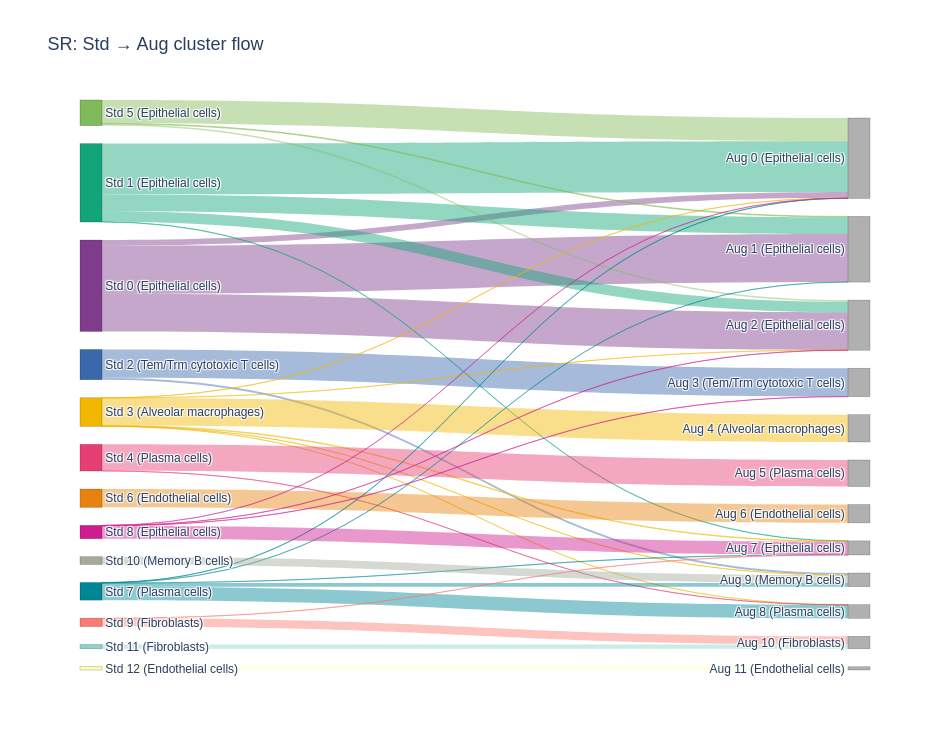
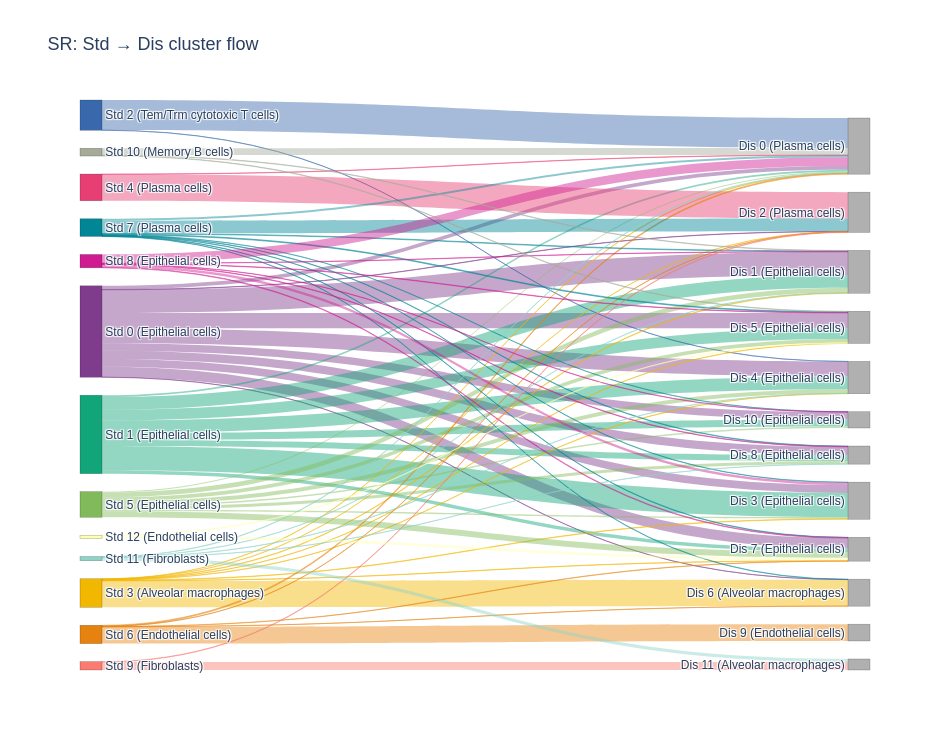

The code cell stored with these charts, in order, in its notebook:
### Markdown cell above
## Sankey diagrams

### Code cell
def dominant_celltype_per_cluster(adata, groupby='leiden'):
    return adata.obs.groupby(groupby)['celltypist_label'].agg(lambda x: x.value_counts().idxmax())

def cluster_sizes(adata, groupby='leiden'):
    return adata.obs[groupby].value_counts()

std_celltype_map = dominant_celltype_per_cluster(adatas['SR_Std']).to_dict()
aug_celltype_map = dominant_celltype_per_cluster(adatas['SR_Aug']).to_dict()
dis_celltype_map = dominant_celltype_per_cluster(adatas['SR_Dis']).to_dict()

std_sizes = cluster_sizes(adatas['SR_Std'])
aug_sizes = cluster_sizes(adatas['SR_Aug'])
dis_sizes = cluster_sizes(adatas['SR_Dis'])

print("Std cluster -> dominant CellTypist label (n cells):")
for cl, ct in std_celltype_map.items():
    print(f"  {cl}: {ct}  (n={std_sizes.get(cl, 0)})")

print("\nAug cluster -> dominant CellTypist label (n cells):")
for cl, ct in aug_celltype_map.items():
    print(f"  {cl}: {ct}  (n={aug_sizes.get(cl, 0)})")

print("\nDis cluster -> dominant CellTypist label (n cells):")
for cl, ct in dis_celltype_map.items():
    print(f"  {cl}: {ct}  (n={dis_sizes.get(cl, 0)})")


def build_sankey(labels_a, labels_b, name_a, name_b, title, celltype_map_a=None, celltype_map_b=None):
    df = pd.DataFrame({name_a: labels_a, name_b: labels_b})
    flow = df.groupby([name_a, name_b]).size().reset_index(name='count')

    a_clusters = sorted(df[name_a].unique(), key=lambda x: int(x))
    b_clusters = sorted(df[name_b].unique(), key=lambda x: int(x))

    if celltype_map_a:
        a_labels = [f"{name_a} {c} ({celltype_map_a.get(c, '?')})" for c in a_clusters]
    else:
        a_labels = [f"{name_a} {c}" for c in a_clusters]
    if celltype_map_b:
        b_labels = [f"{name_b} {c} ({celltype_map_b.get(c, '?')})" for c in b_clusters]
    else:
        b_labels = [f"{name_b} {c}" for c in b_clusters]
    all_labels = a_labels + b_labels

    a_idx = {c: i for i, c in enumerate(a_clusters)}
    b_idx = {c: i + len(a_clusters) for i, c in enumerate(b_clusters)}

    palette = px.colors.qualitative.Bold + px.colors.qualitative.Set3 + px.colors.qualitative.Pastel
    node_colors = [palette[i % len(palette)] for i in range(len(a_clusters))] + ['#B0B0B0'] * len(b_clusters)

    def hex_to_rgba(hex_color, alpha=0.45):
        h = hex_color.lstrip('#')
        if len(h) == 6:
            r, g, b = int(h[0:2], 16), int(h[2:4], 16), int(h[4:6], 16)
        else:
            nums = hex_color.strip('rgb()').split(',')
            r, g, b = [int(float(n)) for n in nums[:3]]
        return f'rgba({r},{g},{b},{alpha})'

    sources, targets, values, link_colors = [], [], [], []
    for _, row in flow.iterrows():
        src = a_idx[row[name_a]]
        sources.append(src)
        targets.append(b_idx[row[name_b]])
        values.append(row['count'])
        link_colors.append(hex_to_rgba(node_colors[src]))

    fig = go.Figure(data=[go.Sankey(
        arrangement='snap',
        node=dict(pad=18, thickness=22, line=dict(color="rgba(0,0,0,0.3)", width=0.6),
                  label=all_labels, color=node_colors),
        link=dict(source=sources, target=targets, value=values, color=link_colors),
    )])
    fig.update_layout(title=dict(text=title, font=dict(size=18)), font=dict(size=12, family="Arial"),
                       height=750, width=950, paper_bgcolor='white', plot_bgcolor='white')
    return fig


out_dir = '/mnt/md0/jack-gaa/gaa/analysis/sankeys'
os.makedirs(out_dir, exist_ok=True)

fig1 = build_sankey(df_congruence['Std'], df_congruence['Aug'], 'Std', 'Aug', 'SR: Std → Aug cluster flow',
                     celltype_map_a=std_celltype_map, celltype_map_b=aug_celltype_map)
fig1.write_html(f'{out_dir}/sr_sankey_std_vs_aug.html')
fig1.show()

fig2 = build_sankey(df_congruence['Std'], df_congruence['Dis'], 'Std', 'Dis', 'SR: Std → Dis cluster flow',
                     celltype_map_a=std_celltype_map, celltype_map_b=dis_celltype_map)
fig2.write_html(f'{out_dir}/sr_sankey_std_vs_dis.html')
fig2.show()

### Figure 1 — Plotly figure (JSON) as saved in the notebook; plotly's stock layout.template omitted (floating-point values rounded to 4 significant figures; data arrays with more than 128 entries replaced by an {"elided": "..."} marker saying what was removed)
{"data": [{"arrangement": "snap", "link": {"color": {"elided": "156 str values"}, "source": {"elided": "156 int values"}, "target": {"elided": "156 int values"}, "value": {"elided": "156 int values"}}, "node": {"color": ["rgb(127, 60, 141)", "rgb(17, 165, 121)", "rgb(57, 105, 172)", "rgb(242, 183, 1)", "rgb(231, 63, 116)", "rgb(128, 186, 90)", "rgb(230, 131, 16)", "rgb(0, 134, 149)", "rgb(207, 28, 144)", "rgb(249, 123, 114)", "rgb(165, 170, 153)", "rgb(141,211,199)", "rgb(255,255,179)", "#B0B0B0", "#B0B0B0", "#B0B0B0", "#B0B0B0", "#B0B0B0", "#B0B0B0", "#B0B0B0", "#B0B0B0", "#B0B0B0", "#B0B0B0", "#B0B0B0", "#B0B0B0"], "label": ["Std 0 (Epithelial cells)", "Std 1 (Epithelial cells)", "Std 2 (Tem/Trm cytotoxic T cells)", "Std 3 (Alveolar macrophages)", "Std 4 (Plasma cells)", "Std 5 (Epithelial cells)", "Std 6 (Endothelial cells)", "Std 7 (Plasma cells)", "Std 8 (Epithelial cells)", "Std 9 (Fibroblasts)", "Std 10 (Memory B cells)", "Std 11 (Fibroblasts)", "Std 12 (Endothelial cells)", "Aug 0 (Epithelial cells)", "Aug 1 (Epithelial cells)", "Aug 2 (Epithelial cells)", "Aug 3 (Tem/Trm cytotoxic T cells)", "Aug 4 (Alveolar macrophages)", "Aug 5 (Plasma cells)", "Aug 6 (Endothelial cells)", "Aug 7 (Epithelial cells)", "Aug 8 (Plasma cells)", "Aug 9 (Memory B cells)", "Aug 10 (Fibroblasts)", "Aug 11 (Endothelial cells)"], "line": {"color": "rgba(0,0,0,0.3)", "width": 0.6}, "pad": 18, "thickness": 22}, "type": "sankey"}], "layout": {"font": {"family": "Arial", "size": 12}, "height": 750, "paper_bgcolor": "white", "plot_bgcolor": "white", "title": {"font": {"size": 18}, "text": "SR: Std → Aug cluster flow"}, "width": 950}}

### Figure 2 — Plotly figure (JSON) as saved in the notebook; plotly's stock layout.template omitted (floating-point values rounded to 4 significant figures; data arrays with more than 128 entries replaced by an {"elided": "..."} marker saying what was removed)
{"data": [{"arrangement": "snap", "link": {"color": {"elided": "156 str values"}, "source": {"elided": "156 int values"}, "target": {"elided": "156 int values"}, "value": {"elided": "156 int values"}}, "node": {"color": ["rgb(127, 60, 141)", "rgb(17, 165, 121)", "rgb(57, 105, 172)", "rgb(242, 183, 1)", "rgb(231, 63, 116)", "rgb(128, 186, 90)", "rgb(230, 131, 16)", "rgb(0, 134, 149)", "rgb(207, 28, 144)", "rgb(249, 123, 114)", "rgb(165, 170, 153)", "rgb(141,211,199)", "rgb(255,255,179)", "#B0B0B0", "#B0B0B0", "#B0B0B0", "#B0B0B0", "#B0B0B0", "#B0B0B0", "#B0B0B0", "#B0B0B0", "#B0B0B0", "#B0B0B0", "#B0B0B0", "#B0B0B0"], "label": ["Std 0 (Epithelial cells)", "Std 1 (Epithelial cells)", "Std 2 (Tem/Trm cytotoxic T cells)", "Std 3 (Alveolar macrophages)", "Std 4 (Plasma cells)", "Std 5 (Epithelial cells)", "Std 6 (Endothelial cells)", "Std 7 (Plasma cells)", "Std 8 (Epithelial cells)", "Std 9 (Fibroblasts)", "Std 10 (Memory B cells)", "Std 11 (Fibroblasts)", "Std 12 (Endothelial cells)", "Dis 0 (Plasma cells)", "Dis 1 (Epithelial cells)", "Dis 2 (Plasma cells)", "Dis 3 (Epithelial cells)", "Dis 4 (Epithelial cells)", "Dis 5 (Epithelial cells)", "Dis 6 (Alveolar macrophages)", "Dis 7 (Epithelial cells)", "Dis 8 (Epithelial cells)", "Dis 9 (Endothelial cells)", "Dis 10 (Epithelial cells)", "Dis 11 (Alveolar macrophages)"], "line": {"color": "rgba(0,0,0,0.3)", "width": 0.6}, "pad": 18, "thickness": 22}, "type": "sankey"}], "layout": {"font": {"family": "Arial", "size": 12}, "height": 750, "paper_bgcolor": "white", "plot_bgcolor": "white", "title": {"font": {"size": 18}, "text": "SR: Std → Dis cluster flow"}, "width": 950}}
